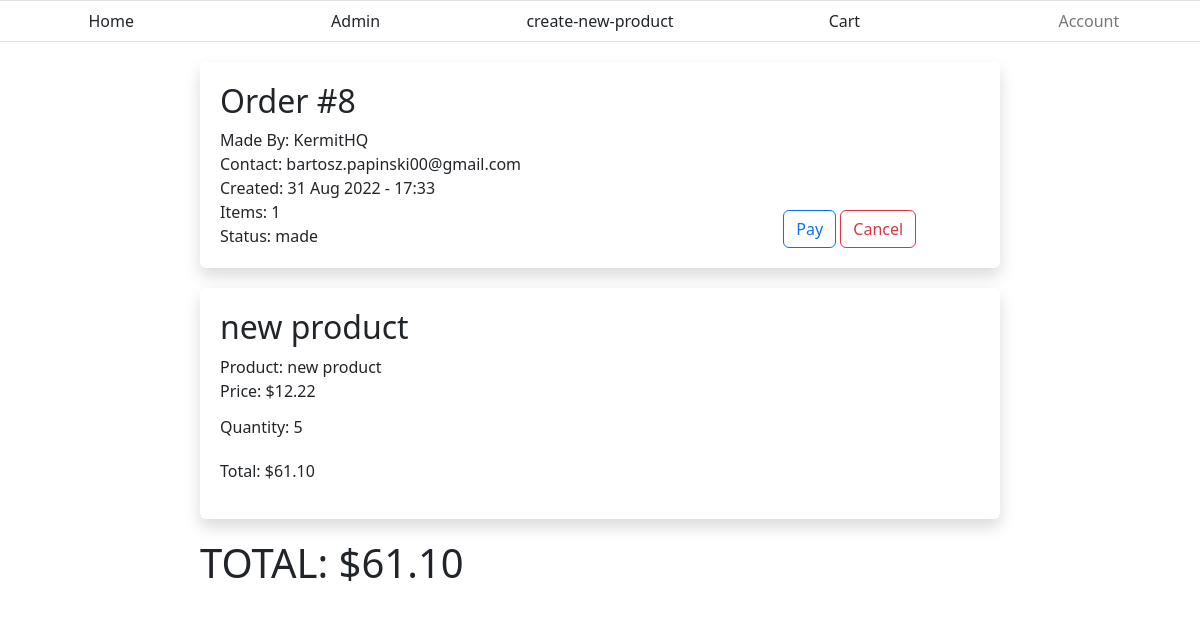
Page /cart/ (signed in) on the committed database.
### Ecommerce/models.py (models this page shows, shortened)
class Order(models.Model):
	user = models.ForeignKey(Account, on_delete=models.CASCADE)
	is_active = models.BooleanField(default=True) # if can be editted by user
	created = models.DateTimeField(auto_now_add=True)
	made = models.BooleanField(default=False) # if has been made by user
	paid = models.BooleanField(default=False) # if has beed paid by user
	complete = models.BooleanField(default=False) # if has been completed by admin/service
	def getStatus(self):
		if self.is_active:
			return "active"
		elif self.made:
			return "made"
		elif self.paid:
			return "paid"
		elif self.complete:
			return "completed"
		else:
			return "Something went wrong"

class OrderItem(models.Model):
	order = models.ForeignKey(Order, on_delete=models.CASCADE)
	item = models.ForeignKey(Product, on_delete=models.CASCADE)
	quantity = models.IntegerField()
	def get_total_price(self):
		price = self.item.price * self.quantity
		return price

class Product(models.Model):
	name = models.CharField(max_length=200)
	category = models.ForeignKey(Category, on_delete=models.CASCADE)
	availability = models.IntegerField()
	price = models.DecimalField(max_digits=5, decimal_places=2)

### Account/models.py (models this page shows, shortened)
class Account(AbstractBaseUser):
	email = models.EmailField( unique=True, max_length=60)
	username = models.CharField(max_length=60, unique=True)
	date_joined = models.DateTimeField(auto_now_add=True)
	last_login = models.DateTimeField(auto_now=True)
	is_admin = models.BooleanField(default=False)
	is_active = models.BooleanField(default=True)
	is_staff = models.BooleanField(default=False)
	is_superuser = models.BooleanField(default=False)
	USERNAME_FIELD= 'email'
	REQUIRED_FIELDS = ['username']
	objects = MyAccountManager()
	profile_picture = models.ImageField(upload_to=getImageURL, default="media/static/profile_pics/default.png")
	def __str__(self):
		return self.email

### Ecommerce/views.py (the view)
# urls.py: path('cart/', CartView, name="cart"),
@login_required
def CartView(request):
	context = {}
	order = Order.objects.get(user=request.user)
	ordered_products = OrderItem.objects.filter(order=order)
	total_price = 0
	for product in ordered_products:
		total_price += product.get_total_price()
	TOTAL_price = 0
	for item in order.orderitem_set.all():
		TOTAL_price += item.get_total_price()
	context['TOTAL'] = TOTAL_price
	context['total_price'] = total_price
	context['order'] = order
	context['ordered_products'] = ordered_products
	return render(request, "Ecommerce/cart.html", context)

### Ecommerce/templates/Ecommerce/cart.html (shortened to what this page needs)
{% extends 'base.html' %}
{% block content %}
	<div class="order-data shadow bg-white rounded">
		<div>
			<div>
				<h2>Order #{{order.id}}</h2>
			</div>
			<div class="user-data">
				<p>Made By: {{order.user.username}}</p>
				<p>Contact: {{order.user}}</p>
				<p>Created: {{order.created|date:"d M Y - G:i"}}
				<p>Items: {{ordered_products.count}}</p>
				<p>Status: {{order.getStatus}}</p>
			</div>
		</div>
		<div class="filler">
		</div>
		<div class="filler">
		</div>
		{% if order.made == False %}
			<div class="buttons">
				<button onclick="MakeOrder({{order.id}})" type="button" class="btn btn-outline-primary">Make order</button>
			</div>
		{% else %}
			<div class="buttons">
				<button onclick="#" type="button" class="btn btn-outline-primary">Pay</button>
				<button onclick="CancelOrder({{order.id}})" type="button" class="btn btn-outline-danger">Cancel</button>
			</div>
		{% endif %}
	</div>
	<link rel="stylesheet" href="//code.jquery.com/ui/1.13.2/themes/base/jquery-ui.css">
	{% for product in ordered_products %}
		{% if product %}
			<div class="cart-data shadow bg-white rounded" id="{{product.id}}">
				<div class="item">
					<h2>{{product.item.name}}</h2>
				</div>
				<div class="product-data">
					<p>Product: {{product.item.name}}</p>
					<p id="price">Price: ${{product.item.price}}</p>
					<div class="product-quantity">
						<div class="quantity" id="testing">
							<p>Quantity: {{product.quantity}}</p>
						</div>
					</div>
				</div>
				<div class="cost">
					<div class="footer-item">
						<p id="total">Total: ${{product.get_total_price}}</p>
					</div>
				</div>
			</div>
		{% endif %}
	{% endfor %}
	<h1 id="TOTAL">TOTAL: ${{TOTAL}}</h1>
{% endblock content %}

### Ecommerce/templates/Ecommerce/cart.html (style rules this page uses)
.cart-data { min-height: 100px; padding: 20px; margin-bottom: 20px; display: flex; flex-direction: column; }
.product-data { padding-bottom: 20px; }
.cost { display: flex; flex-direction: row; width: 100%; justify-content: space-between; }
.product-data p { margin-bottom: 0; }
.order-data { margin-top: 20px; display: flex; flex-direction: row; padding: 20px; margin-bottom: 20px; justify-content: space-between; }
.product-quantity { display: flex; flex-direction: row; vertical-align: middle; }
.quantity p { margin-top: 12px; padding-right: 5px; }
.quantity { vertical-align: middle; }
.footer-item { padding-left: 0px; padding-right: 20px; }
.filler { flex: 2; }
.buttons { flex: 3; align-self: flex-end; align-content: flex-end; }
.user-data p { padding-bottom: 0; margin-bottom: 0; }
.user-data { flex: 1; }

### rows in the picture
Order: id "8", user.username "KermitHQ", user "bartosz.papinski00@gmail.com", created "31 Aug 2022 - 17:33", getStatus "made"
OrderItem: item.name "new product", item.price "12.22", quantity "5", get_total_price "61.10"

### other values in the picture
{{ ordered_products.count }} "1"
{{ TOTAL }} "61.10"
